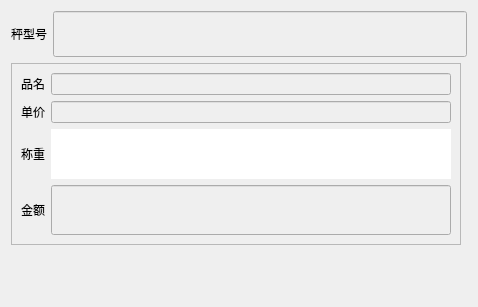
<?xml version="1.0" encoding="UTF-8"?>
<ui version="4.0">
 <class>take_weight</class>
 <widget class="QDialog" name="take_weight">
  <property name="geometry">
   <rect>
    <x>0</x>
    <y>0</y>
    <width>478</width>
    <height>307</height>
   </rect>
  </property>
  <property name="windowTitle">
   <string>Dialog</string>
  </property>
  <layout class="QVBoxLayout" name="verticalLayout">
   <item>
    <layout class="QHBoxLayout" name="horizontalLayout">
     <item>
      <widget class="QLabel" name="label_4">
       <property name="sizePolicy">
        <sizepolicy hsizetype="Fixed" vsizetype="Fixed">
         <horstretch>0</horstretch>
         <verstretch>0</verstretch>
        </sizepolicy>
       </property>
       <property name="minimumSize">
        <size>
         <width>0</width>
         <height>0</height>
        </size>
       </property>
       <property name="text">
        <string>秤型号</string>
       </property>
      </widget>
     </item>
     <item>
      <widget class="QLineEdit" name="lineEdit_type">
       <property name="enabled">
        <bool>false</bool>
       </property>
       <property name="sizePolicy">
        <sizepolicy hsizetype="Expanding" vsizetype="Minimum">
         <horstretch>0</horstretch>
         <verstretch>0</verstretch>
        </sizepolicy>
       </property>
       <property name="minimumSize">
        <size>
         <width>0</width>
         <height>0</height>
        </size>
       </property>
      </widget>
     </item>
    </layout>
   </item>
   <item>
    <layout class="QHBoxLayout" name="horizontalLayout_2" stretch="1,0">
     <item>
      <widget class="QFrame" name="frame">
       <property name="styleSheet">
        <string notr="true"/>
       </property>
       <property name="frameShape">
        <enum>QFrame::StyledPanel</enum>
       </property>
       <property name="frameShadow">
        <enum>QFrame::Raised</enum>
       </property>
       <property name="outer_stylesheet" stdset="0">
        <string>frame_detail_show</string>
       </property>
       <layout class="QGridLayout" name="gridLayout">
        <item row="0" column="0">
         <widget class="QLabel" name="label">
          <property name="text">
           <string>品名</string>
          </property>
         </widget>
        </item>
        <item row="0" column="1">
         <widget class="QLineEdit" name="lineEdit_dishname">
          <property name="enabled">
           <bool>false</bool>
          </property>
          <property name="sizePolicy">
           <sizepolicy hsizetype="Expanding" vsizetype="Minimum">
            <horstretch>0</horstretch>
            <verstretch>0</verstretch>
           </sizepolicy>
          </property>
          <property name="minimumSize">
           <size>
            <width>0</width>
            <height>0</height>
           </size>
          </property>
         </widget>
        </item>
        <item row="1" column="0">
         <widget class="QLabel" name="label_2">
          <property name="text">
           <string>单价</string>
          </property>
         </widget>
        </item>
        <item row="1" column="1">
         <widget class="QLineEdit" name="lineEdit_dishprice">
          <property name="enabled">
           <bool>false</bool>
          </property>
          <property name="sizePolicy">
           <sizepolicy hsizetype="Expanding" vsizetype="Minimum">
            <horstretch>0</horstretch>
            <verstretch>0</verstretch>
           </sizepolicy>
          </property>
          <property name="minimumSize">
           <size>
            <width>0</width>
            <height>0</height>
           </size>
          </property>
         </widget>
        </item>
        <item row="2" column="0">
         <widget class="QLabel" name="label_5">
          <property name="sizePolicy">
           <sizepolicy hsizetype="Fixed" vsizetype="Fixed">
            <horstretch>0</horstretch>
            <verstretch>0</verstretch>
           </sizepolicy>
          </property>
          <property name="minimumSize">
           <size>
            <width>0</width>
            <height>0</height>
           </size>
          </property>
          <property name="text">
           <string>称重</string>
          </property>
         </widget>
        </item>
        <item row="2" column="1">
         <widget class="QLineEdit" name="lineEdit_getweight">
          <property name="enabled">
           <bool>true</bool>
          </property>
          <property name="sizePolicy">
           <sizepolicy hsizetype="Expanding" vsizetype="Minimum">
            <horstretch>0</horstretch>
            <verstretch>0</verstretch>
           </sizepolicy>
          </property>
          <property name="minimumSize">
           <size>
            <width>0</width>
            <height>50</height>
           </size>
          </property>
          <property name="styleSheet">
           <string notr="true">font:bold 20pt;
color:blue;
border:0px;</string>
          </property>
          <property name="text">
           <string/>
          </property>
         </widget>
        </item>
        <item row="3" column="0">
         <widget class="QLabel" name="label_3">
          <property name="text">
           <string>金额</string>
          </property>
         </widget>
        </item>
        <item row="3" column="1">
         <widget class="QLineEdit" name="lineEdit_dishtotal">
          <property name="enabled">
           <bool>false</bool>
          </property>
          <property name="sizePolicy">
           <sizepolicy hsizetype="Expanding" vsizetype="Minimum">
            <horstretch>0</horstretch>
            <verstretch>0</verstretch>
           </sizepolicy>
          </property>
          <property name="minimumSize">
           <size>
            <width>0</width>
            <height>50</height>
           </size>
          </property>
          <property name="styleSheet">
           <string notr="true">font:bold 20pt;
color:purple;</string>
          </property>
          <property name="text">
           <string/>
          </property>
         </widget>
        </item>
       </layout>
      </widget>
     </item>
     <item>
      <widget class="lds_toolbar" name="widget_2">
       <property name="maximumSize">
        <size>
         <width>50</width>
         <height>16777215</height>
        </size>
       </property>
      </widget>
     </item>
    </layout>
   </item>
   <item>
    <widget class="lds_toolbar" name="widget"/>
   </item>
  </layout>
 </widget>
 <customwidgets>
  <customwidget>
   <class>lds_toolbar</class>
   <extends>QFrame</extends>
   <header>lds_toolbar.h</header>
   <container>1</container>
  </customwidget>
 </customwidgets>
 <resources/>
 <connections/>
</ui>
